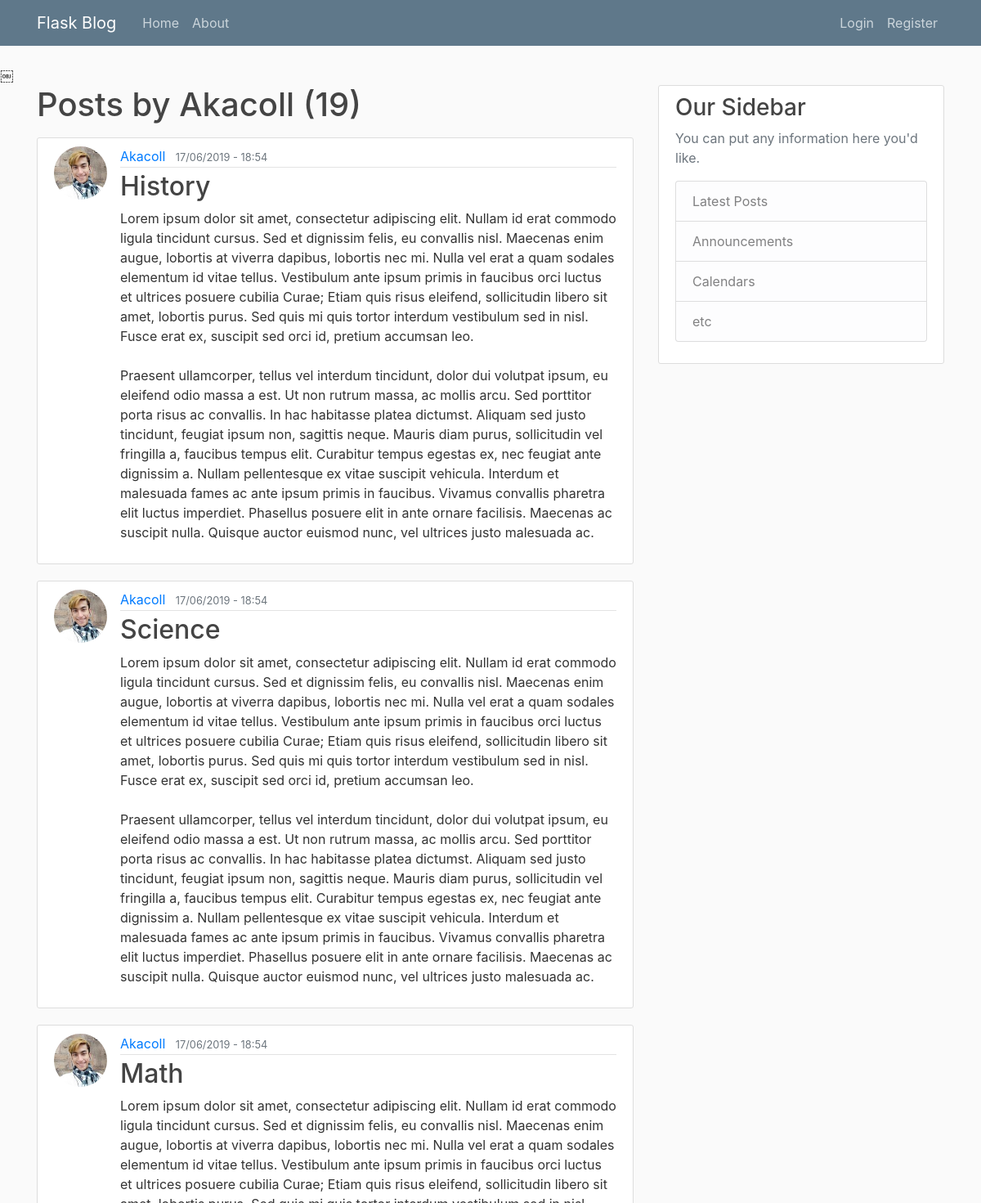
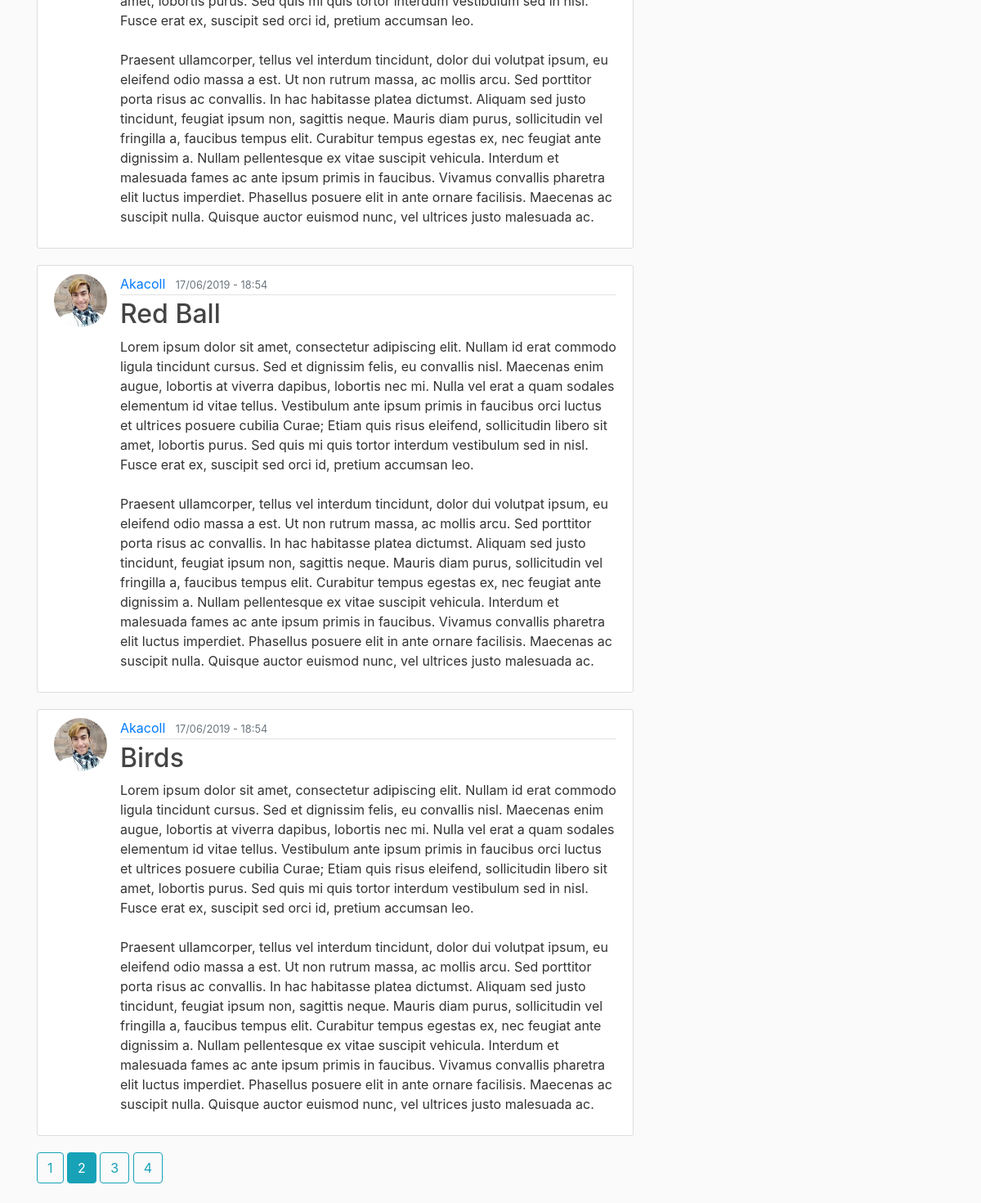
/user/Akacoll?page=2, run on the app's committed database (2 pictures, top to bottom).
### flaskblog/models.py (models this page shows, shortened)
class User(db.Model, UserMixin):
    id = db.Column(db.Integer, primary_key=True)
    username = db.Column(db.String(20), unique=True, nullable=False)
    email = db.Column(db.String(120), unique=True, nullable=False)
    image_file = db.Column(db.String(20), nullable=False, default='default.jpg')
    password = db.Column(db.String(60), nullable=False)
    posts = db.relationship('Post', backref='author', lazy=True)

class Post(db.Model):
    id = db.Column(db.Integer, primary_key=True)
    title = db.Column(db.String(100), nullable=False)
    date_posted = db.Column(db.DateTime, nullable=False, default=datetime.utcnow)
    content = db.Column(db.Text, nullable=False)
    user_id = db.Column(db.Integer, db.ForeignKey('user.id'), nullable=False)

### flaskblog/users/routes.py (the view)
@users.route("/user/<string:username>")
def user_posts(username):
    page = request.args.get('page', 1, type=int)
    user = User.query.filter_by(username=username).first_or_404()
    posts = Post.query.filter_by(author=user)\
        .order_by(Post.date_posted.desc())\
        .paginate(page=page, per_page=5)
    return render_template('user_posts.html', posts=posts, user=user)

### flaskblog/templates/user_posts.html
{% extends "layout.html" %}
{% block content %}
    <h1 class="mb-3">Posts by {{ user.username }} ({{ posts.total }})</h1>
    {% for post in posts.items %}
        <article class="media content-section">
            <img class="rounded-circle article-img" src="{{ url_for('static', filename='profile_pics/' + post.author.image_file) }}">
            <div class="media-body">
                <div class="article-metadata">
                    <a class="mr-2" href="{{ url_for('users.user_posts', username=post.author.username) }}">{{ post.author.username }}</a>
                    <small class="text-muted">{{ post.date_posted.strftime('%d/%m/%Y - %H:%M') }}</small>
                </div>
                <h2><a class="article-title" href="{{ url_for('posts.post', post_id=post.id) }}">{{ post.title }}</a></h2>
                <p class="article-content">{{ post.content }}</p>
            </div>
        </article>
    {% endfor %}
    {% for page_num in posts.iter_pages(left_edge=1, right_edge=1, left_current=1, right_current=2) %}
    {% if page_num %}
        {% if posts.page == page_num %}
            <a class="btn btn-info mb-4" href="{{ url_for('users.user_posts', username=user.username, page=page_num) }}">{{ page_num }}</a>
        {% else %}
            <a class="btn btn-outline-info mb-4" href="{{ url_for('users.user_posts', username=user.username, page=page_num) }}">{{ page_num }}</a>
        {% endif %}
    {% else %}
        ...
    {% endif %}
    {% endfor %}
{% endblock content %}

### flaskblog/static/main.css (style rules this page uses)
body { background: #fafafa; color: #333333; margin-top: 5rem; }
h1, h2, h3, h4, h5, h6 { color: #444444; }
.content-section { background: #ffffff; padding: 10px 20px; border: 1px solid #dddddd; border-radius: 3px; margin-bottom: 20px; }
.article-title { color: #444444; }
.article-content { white-space: pre-line; }
.article-img { height: 65px; width: 65px; margin-right: 16px; }
.article-metadata { padding-bottom: 1px; margin-bottom: 4px; border-bottom: 1px solid #e3e3e3 }

### data on the page
User: username "Akacoll"
Post: image_file (picture), author.username "Akacoll", date_posted "17/06/2019 - 18:54", title "History", content "Lorem ipsum dolor sit amet, consectetur adipiscing elit. Nullam id erat commodo ligula tincidunt cursus. Sed et dignissim felis, eu convallis nisl. Maecenas enim augue, lobortis at viverra dapibus, lobortis nec mi. Nulla vel erat a quam sodales elementum id vitae tellus. Vestibulum ante ipsum primis in faucibus orci luctus et ultrices posuere cubilia Curae; Etiam quis risus eleifend, sollicitudin libero sit amet, lobortis purus. Sed quis mi quis tortor interdum vestibulum sed in nisl. Fusce erat ex, suscipit sed orci id, pretium accumsan leo. Praesent ullamcorper, tellus vel interdum tincidunt, dolor dui volutpat ipsum, eu eleifend odio massa a est. Ut non rutrum massa, ac mollis arcu. Sed…"
Post: image_file (picture), author.username "Akacoll", date_posted "17/06/2019 - 18:54", title "Science", content "Lorem ipsum dolor sit amet, consectetur adipiscing elit. Nullam id erat commodo ligula tincidunt cursus. Sed et dignissim felis, eu convallis nisl. Maecenas enim augue, lobortis at viverra dapibus, lobortis nec mi. Nulla vel erat a quam sodales elementum id vitae tellus. Vestibulum ante ipsum primis in faucibus orci luctus et ultrices posuere cubilia Curae; Etiam quis risus eleifend, sollicitudin libero sit amet, lobortis purus. Sed quis mi quis tortor interdum vestibulum sed in nisl. Fusce erat ex, suscipit sed orci id, pretium accumsan leo. Praesent ullamcorper, tellus vel interdum tincidunt, dolor dui volutpat ipsum, eu eleifend odio massa a est. Ut non rutrum massa, ac mollis arcu. Sed…"
Post: image_file (picture), author.username "Akacoll", date_posted "17/06/2019 - 18:54", title "Math", content "Lorem ipsum dolor sit amet, consectetur adipiscing elit. Nullam id erat commodo ligula tincidunt cursus. Sed et dignissim felis, eu convallis nisl. Maecenas enim augue, lobortis at viverra dapibus, lobortis nec mi. Nulla vel erat a quam sodales elementum id vitae tellus. Vestibulum ante ipsum primis in faucibus orci luctus et ultrices posuere cubilia Curae; Etiam quis risus eleifend, sollicitudin libero sit amet, lobortis purus. Sed quis mi quis tortor interdum vestibulum sed in nisl. Fusce erat ex, suscipit sed orci id, pretium accumsan leo. Praesent ullamcorper, tellus vel interdum tincidunt, dolor dui volutpat ipsum, eu eleifend odio massa a est. Ut non rutrum massa, ac mollis arcu. Sed…"
Post: image_file (picture), author.username "Akacoll", date_posted "17/06/2019 - 18:54", title "Red Ball", content "Lorem ipsum dolor sit amet, consectetur adipiscing elit. Nullam id erat commodo ligula tincidunt cursus. Sed et dignissim felis, eu convallis nisl. Maecenas enim augue, lobortis at viverra dapibus, lobortis nec mi. Nulla vel erat a quam sodales elementum id vitae tellus. Vestibulum ante ipsum primis in faucibus orci luctus et ultrices posuere cubilia Curae; Etiam quis risus eleifend, sollicitudin libero sit amet, lobortis purus. Sed quis mi quis tortor interdum vestibulum sed in nisl. Fusce erat ex, suscipit sed orci id, pretium accumsan leo. Praesent ullamcorper, tellus vel interdum tincidunt, dolor dui volutpat ipsum, eu eleifend odio massa a est. Ut non rutrum massa, ac mollis arcu. Sed…"
Post: image_file (picture), author.username "Akacoll", date_posted "17/06/2019 - 18:54", title "Birds", content "Lorem ipsum dolor sit amet, consectetur adipiscing elit. Nullam id erat commodo ligula tincidunt cursus. Sed et dignissim felis, eu convallis nisl. Maecenas enim augue, lobortis at viverra dapibus, lobortis nec mi. Nulla vel erat a quam sodales elementum id vitae tellus. Vestibulum ante ipsum primis in faucibus orci luctus et ultrices posuere cubilia Curae; Etiam quis risus eleifend, sollicitudin libero sit amet, lobortis purus. Sed quis mi quis tortor interdum vestibulum sed in nisl. Fusce erat ex, suscipit sed orci id, pretium accumsan leo. Praesent ullamcorper, tellus vel interdum tincidunt, dolor dui volutpat ipsum, eu eleifend odio massa a est. Ut non rutrum massa, ac mollis arcu. Sed…"

### other printed values
{{ posts.total }} "19"
{{ page_num }} "1" "3" "4"
{{ page_num }} "2"
